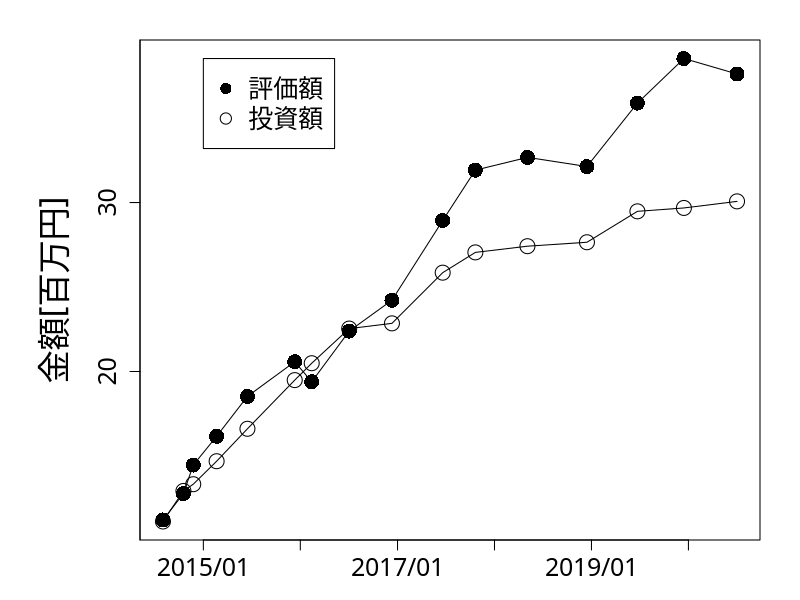

Recreate this plot in R.
#!/usr/bin/env Rscript

t <- read.table("./invest_return.tsv", sep="\t", header=FALSE)

x <- as.Date(t$V1, "%m/%d/%Y")
y1 <- as.numeric(gsub(",","", t$V2))/1000000
y2 <- as.numeric(gsub(",","", t$V3))/1000000
png("../images/investment_return/investment_return.png")
y_range <- range(y1, y2)

par(family = "HiraKakuProN-W3")
# mar – A numeric vector of length 4, which sets the margin sizes in the following order: bottom, left, top, and right. The default is c(5.1, 4.1, 4.1, 2.1).

par(mar = c(3, 7, 2, 2))

# mgp – A numeric vector of length 3, which sets the axis label locations relative to the edge of the inner plot window. The first value represents the location the labels (i.e. xlab and ylab in plot), the second the tick-mark labels, and third the tick marks. The default is c(3, 1, 0).

par(mgp = c(3.5, 1, 0))

plot(x, y1, xlab="", ylab="金額[百万円]", type="o", 
     cex.lab=2, cex.axis=1.5, cex.main=1.5, cex=2, ylim=y_range,
     xaxt="n",
     yaxp = c(10, 40, 3),
     pch=1
     )
lines(x, y2, xlab="", type="o", pch=16,
     ylab="金額[百万円]",
     cex.lab=2, cex.axis=1.5, cex.main=1.5, cex=2, ylim=y_range,
     xaxt="n",
# 1,000万円から4,000万円までを4分割で
     yaxp = c(10, 40, 3)
     )
x_years = as.Date(c("2015/1/1", "2016/1/1", "2017/1/1", "2018/1/1", "2019/1/1", "2020/1/1"), "%Y/%m/%d")
axis(1, x_years, format(x_years, "%Y/%m"), cex=2, cex.axis=1.5, cex.main=1.5, cex.lab=2)

legend(x_years[1], y_range[2], c("評価額", "投資額"), cex=1.5, pch=c(16, 1))
